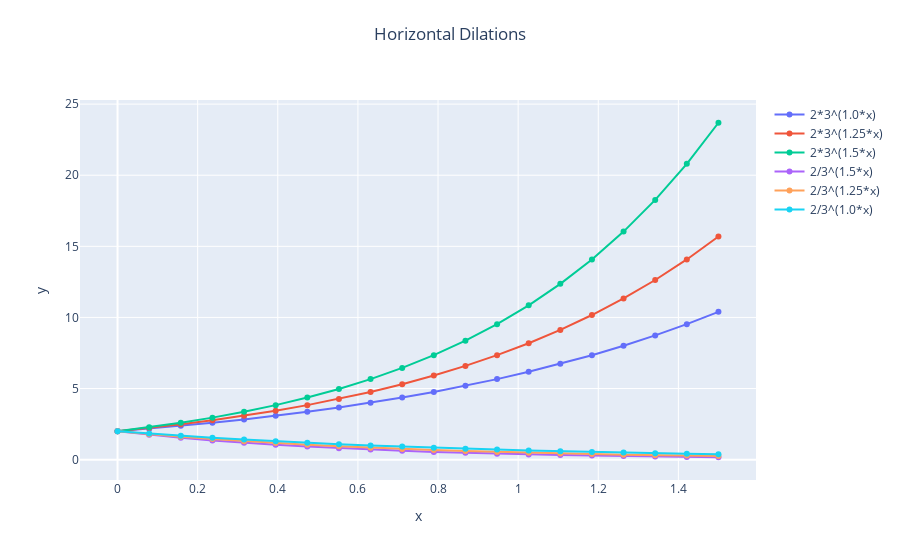

Notebook cell for this chart:
### Markdown cell above
Horizontal dilations are implemented by substituting f(x) by f(a*x).<br>
We can implement dilations using:
```
plot.add_hor_dilations(f, domain=[0, 1.5, 20], x_scale_range=[1, 1.5, 3])
```
Here, we generate $f(x), f(1.25*x), f(1.5*x)$.

## Assignment: Plot horizontal dilations
Carefully study the code. Then do the following:
1. Can you predict the shapes? Verify your answer.
2. Look at the domain of x. How is it transformed for each scale?
3. Modify the scales and try to predict the shape before you run.
4. Can you describe generally what you would expect?

### Code cell
# Define exponential function
f = 2*(3)**x

# Create a graph object
plot = graph_funs()

# Add to the list of functions:
plot.add_hor_dilations(f, domain=[0, 1.5, 20], x_scale_range=[1, 1.5, 3])
plot.add_hor_dilations(f, domain=[0, 1.5, 20], x_scale_range=[-1.5, -1.0, 3])


plot.plot_funs(plot_title="Horizontal Dilations")

### Figure 1 — Plotly figure (JSON) as saved in the notebook; plotly's stock layout.template omitted (floating-point values rounded to 4 significant figures)
{"data": [{"mode": "lines+markers", "name": "2*3^(1.0*x)", "showlegend": true, "type": "scatter", "x": [0, 0.07895, 0.1579, 0.2368, 0.3158, 0.3947, 0.4737, 0.5526, 0.6316, 0.7105, 0.7895, 0.8684, 0.9474, 1.026, 1.105, 1.184, 1.263, 1.342, 1.421, 1.5], "y": [2, 2.181, 2.379, 2.594, 2.829, 3.086, 3.365, 3.67, 4.003, 4.366, 4.761, 5.192, 5.663, 6.176, 6.736, 7.346, 8.011, 8.737, 9.529, 10.39]}, {"mode": "lines+markers", "name": "2*3^(1.25*x)", "showlegend": true, "type": "scatter", "x": [0, 0.07895, 0.1579, 0.2368, 0.3158, 0.3947, 0.4737, 0.5526, 0.6316, 0.7105, 0.7895, 0.8684, 0.9474, 1.026, 1.105, 1.184, 1.263, 1.342, 1.421, 1.5], "y": [2, 2.229, 2.484, 2.769, 3.086, 3.439, 3.833, 4.272, 4.761, 5.306, 5.914, 6.591, 7.346, 8.187, 9.125, 10.17, 11.33, 12.63, 14.08, 15.69]}, {"mode": "lines+markers", "name": "2*3^(1.5*x)", "showlegend": true, "type": "scatter", "x": [0, 0.07895, 0.1579, 0.2368, 0.3158, 0.3947, 0.4737, 0.5526, 0.6316, 0.7105, 0.7895, 0.8684, 0.9474, 1.026, 1.105, 1.184, 1.263, 1.342, 1.421, 1.5], "y": [2, 2.278, 2.594, 2.955, 3.365, 3.833, 4.366, 4.972, 5.663, 6.45, 7.346, 8.366, 9.529, 10.85, 12.36, 14.08, 16.03, 18.26, 20.8, 23.69]}, {"mode": "lines+markers", "name": "2/3^(1.5*x)", "showlegend": true, "type": "scatter", "x": [0, 0.07895, 0.1579, 0.2368, 0.3158, 0.3947, 0.4737, 0.5526, 0.6316, 0.7105, 0.7895, 0.8684, 0.9474, 1.026, 1.105, 1.184, 1.263, 1.342, 1.421, 1.5], "y": [2, 1.756, 1.542, 1.354, 1.189, 1.044, 0.9163, 0.8045, 0.7064, 0.6202, 0.5445, 0.4781, 0.4198, 0.3686, 0.3236, 0.2841, 0.2495, 0.219, 0.1923, 0.1689]}, {"mode": "lines+markers", "name": "2/3^(1.25*x)", "showlegend": true, "type": "scatter", "x": [0, 0.07895, 0.1579, 0.2368, 0.3158, 0.3947, 0.4737, 0.5526, 0.6316, 0.7105, 0.7895, 0.8684, 0.9474, 1.026, 1.105, 1.184, 1.263, 1.342, 1.421, 1.5], "y": [2, 1.795, 1.61, 1.445, 1.296, 1.163, 1.044, 0.9364, 0.8401, 0.7538, 0.6764, 0.6069, 0.5445, 0.4886, 0.4384, 0.3933, 0.3529, 0.3167, 0.2841, 0.2549]}, {"mode": "lines+markers", "name": "2/3^(1.0*x)", "showlegend": true, "type": "scatter", "x": [0, 0.07895, 0.1579, 0.2368, 0.3158, 0.3947, 0.4737, 0.5526, 0.6316, 0.7105, 0.7895, 0.8684, 0.9474, 1.026, 1.105, 1.184, 1.263, 1.342, 1.421, 1.5], "y": [2, 1.834, 1.681, 1.542, 1.414, 1.296, 1.189, 1.09, 0.9993, 0.9163, 0.8401, 0.7703, 0.7064, 0.6477, 0.5939, 0.5445, 0.4993, 0.4578, 0.4198, 0.3849]}], "layout": {"autosize": false, "title": {"text": "Horizontal Dilations", "x": 0.5, "xanchor": "center", "y": 0.95, "yanchor": "top"}, "xaxis": {"title": {"text": "x"}}, "yaxis": {"title": {"text": "y"}}}}
